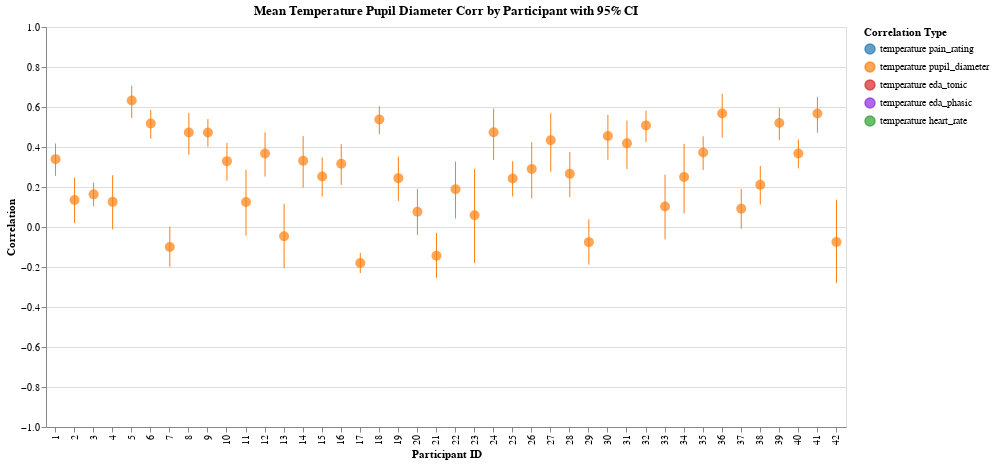

Write notebook code for a chart like this one.
### Markdown cell above
## Temperature / Pupil

### Code cell
col1, col2 = "temperature", "pupil_diameter"

corr_by_trial = calculate_correlations_by_trial(df, col1, col2)
corr_by_participant = aggregate_correlations_fisher_z(
    corr_by_trial, col1, col2, "participant_id", include_ci=True
)
plot_correlations_by_trial(corr_by_trial, col1, col2)
pupil = plot_correlations_by_participant(
    corr_by_participant, col1, col2, with_config=-False, color_map=COLORS
)
pupil

### Figure 1 — Vega-Lite specification as saved in the notebook (floating-point values rounded to 4 significant figures)
{"config": {"view": {"continuousWidth": 300, "continuousHeight": 300}}, "layer": [{"mark": {"type": "rule"}, "encoding": {"color": {"field": "correlation_type", "legend": {"labelExpr": "replace(replace(datum.label, '_corr', ''), '_', ' ')", "title": "Correlation Type"}, "scale": {"domain": ["temperature_pain_rating_corr", "temperature_pupil_diameter_corr", "temperature_eda_tonic_corr", "temperature_eda_phasic_corr", "temperature_heart_rate_corr"], "range": ["#1f77b4", "#ff7f0e", "#d62728", "#8a2be2", "#2ca02c"]}, "type": "nominal"}, "x": {"axis": {"title": "Participant ID"}, "field": "participant_id", "type": "ordinal"}, "y": {"axis": {"title": "Correlation"}, "field": "participant_id_temperature_pupil_diameter_corr_ci_lower", "scale": {"domain": [-1, 1]}, "type": "quantitative"}, "y2": {"field": "participant_id_temperature_pupil_diameter_corr_ci_upper"}}, "title": "Mean Temperature Pupil Diameter Corr by Participant with 95% CI"}, {"mark": {"type": "circle", "size": 100}, "encoding": {"color": {"field": "correlation_type", "legend": {"labelExpr": "replace(replace(datum.label, '_corr', ''), '_', ' ')", "title": "Correlation Type"}, "scale": {"domain": ["temperature_pain_rating_corr", "temperature_pupil_diameter_corr", "temperature_eda_tonic_corr", "temperature_eda_phasic_corr", "temperature_heart_rate_corr"], "range": ["#1f77b4", "#ff7f0e", "#d62728", "#8a2be2", "#2ca02c"]}, "type": "nominal"}, "tooltip": [{"field": "participant_id", "title": "Participant", "type": "nominal"}, {"field": "participant_id_temperature_pupil_diameter_corr_mean", "format": ".3f", "title": "Mean Correlation", "type": "quantitative"}, {"field": "participant_id_temperature_pupil_diameter_corr_ci_lower", "format": ".3f", "title": "CI Lower", "type": "quantitative"}, {"field": "participant_id_temperature_pupil_diameter_corr_ci_upper", "format": ".3f", "title": "CI Upper", "type": "quantitative"}], "x": {"axis": {"title": "Participant ID"}, "field": "participant_id", "type": "ordinal"}, "y": {"field": "participant_id_temperature_pupil_diameter_corr_mean", "type": "quantitative"}}, "title": "Mean Temperature Pupil Diameter Corr by Participant with 95% CI"}], "data": {"name": "data-6ead97faf1016162f8062eca04be03b3"}, "height": 400, "width": 800, "$schema": "https://vega.github.io/schema/vega-lite/v5.20.1.json", "datasets": {"data-6ead97faf1016162f8062eca04be03b3": [{"participant_id": 1, "participant_id_temperature_pupil_diameter_corr_mean": 0.3393, "participant_id_temperature_pupil_diameter_corr_ci_lower": 0.256, "participant_id_temperature_pupil_diameter_corr_ci_upper": 0.4176, "correlation_type": "temperature_pupil_diameter_corr"}, {"participant_id": 2, "participant_id_temperature_pupil_diameter_corr_mean": 0.1354, "participant_id_temperature_pupil_diameter_corr_ci_lower": 0.02064, "participant_id_temperature_pupil_diameter_corr_ci_upper": 0.2467, "correlation_type": "temperature_pupil_diameter_corr"}, {"participant_id": 3, "participant_id_temperature_pupil_diameter_corr_mean": 0.1632, "participant_id_temperature_pupil_diameter_corr_ci_lower": 0.1037, "participant_id_temperature_pupil_diameter_corr_ci_upper": 0.2214, "correlation_type": "temperature_pupil_diameter_corr"}, {"participant_id": 4, "participant_id_temperature_pupil_diameter_corr_mean": 0.1258, "participant_id_temperature_pupil_diameter_corr_ci_lower": -0.01205, "participant_id_temperature_pupil_diameter_corr_ci_upper": 0.2589, "correlation_type": "temperature_pupil_diameter_corr"}, {"participant_id": 5, "participant_id_temperature_pupil_diameter_corr_mean": 0.6329, "participant_id_temperature_pupil_diameter_corr_ci_lower": 0.5454, "participant_id_temperature_pupil_diameter_corr_ci_upper": 0.7068, "correlation_type": "temperature_pupil_diameter_corr"}, {"participant_id": 6, "participant_id_temperature_pupil_diameter_corr_mean": 0.5172, "participant_id_temperature_pupil_diameter_corr_ci_lower": 0.4414, "participant_id_temperature_pupil_diameter_corr_ci_upper": 0.5856, "correlation_type": "temperature_pupil_diameter_corr"}, {"participant_id": 7, "participant_id_temperature_pupil_diameter_corr_mean": -0.09965, "participant_id_temperature_pupil_diameter_corr_ci_lower": -0.1988, "participant_id_temperature_pupil_diameter_corr_ci_upper": 0.001567, "correlation_type": "temperature_pupil_diameter_corr"}, {"participant_id": 8, "participant_id_temperature_pupil_diameter_corr_mean": 0.4724, "participant_id_temperature_pupil_diameter_corr_ci_lower": 0.3608, "participant_id_temperature_pupil_diameter_corr_ci_upper": 0.5706, "correlation_type": "temperature_pupil_diameter_corr"}, {"participant_id": 9, "participant_id_temperature_pupil_diameter_corr_mean": 0.4729, "participant_id_temperature_pupil_diameter_corr_ci_lower": 0.4002, "participant_id_temperature_pupil_diameter_corr_ci_upper": 0.5397, "correlation_type": "temperature_pupil_diameter_corr"}, {"participant_id": 10, "participant_id_temperature_pupil_diameter_corr_mean": 0.3292, "participant_id_temperature_pupil_diameter_corr_ci_lower": 0.2319, "participant_id_temperature_pupil_diameter_corr_ci_upper": 0.42, "correlation_type": "temperature_pupil_diameter_corr"}, {"participant_id": 11, "participant_id_temperature_pupil_diameter_corr_mean": 0.1249, "participant_id_temperature_pupil_diameter_corr_ci_lower": -0.04342, "participant_id_temperature_pupil_diameter_corr_ci_upper": 0.2863, "correlation_type": "temperature_pupil_diameter_corr"}, {"participant_id": 12, "participant_id_temperature_pupil_diameter_corr_mean": 0.3678, "participant_id_temperature_pupil_diameter_corr_ci_lower": 0.252, "participant_id_temperature_pupil_diameter_corr_ci_upper": 0.4732, "correlation_type": "temperature_pupil_diameter_corr"}, {"participant_id": 13, "participant_id_temperature_pupil_diameter_corr_mean": -0.04601, "participant_id_temperature_pupil_diameter_corr_ci_lower": -0.206, "participant_id_temperature_pupil_diameter_corr_ci_upper": 0.1164, "correlation_type": "temperature_pupil_diameter_corr"}, {"participant_id": 14, "participant_id_temperature_pupil_diameter_corr_mean": 0.3314, "participant_id_temperature_pupil_diameter_corr_ci_lower": 0.1964, "participant_id_temperature_pupil_diameter_corr_ci_upper": 0.4541, "correlation_type": "temperature_pupil_diameter_corr"}, {"participant_id": 15, "participant_id_temperature_pupil_diameter_corr_mean": 0.2523, "participant_id_temperature_pupil_diameter_corr_ci_lower": 0.1519, "participant_id_temperature_pupil_diameter_corr_ci_upper": 0.3476, "correlation_type": "temperature_pupil_diameter_corr"}, {"participant_id": 16, "participant_id_temperature_pupil_diameter_corr_mean": 0.316, "participant_id_temperature_pupil_diameter_corr_ci_lower": 0.2108, "participant_id_temperature_pupil_diameter_corr_ci_upper": 0.4141, "correlation_type": "temperature_pupil_diameter_corr"}, {"participant_id": 17, "participant_id_temperature_pupil_diameter_corr_mean": -0.1801, "participant_id_temperature_pupil_diameter_corr_ci_lower": -0.2301, "participant_id_temperature_pupil_diameter_corr_ci_upper": -0.1291, "correlation_type": "temperature_pupil_diameter_corr"}, {"participant_id": 18, "participant_id_temperature_pupil_diameter_corr_mean": 0.5376, "participant_id_temperature_pupil_diameter_corr_ci_lower": 0.4635, "participant_id_temperature_pupil_diameter_corr_ci_upper": 0.6042, "correlation_type": "temperature_pupil_diameter_corr"}, {"participant_id": 19, "participant_id_temperature_pupil_diameter_corr_mean": 0.2442, "participant_id_temperature_pupil_diameter_corr_ci_lower": 0.1304, "participant_id_temperature_pupil_diameter_corr_ci_upper": 0.3517, "correlation_type": "temperature_pupil_diameter_corr"}, {"participant_id": 20, "participant_id_temperature_pupil_diameter_corr_mean": 0.07655, "participant_id_temperature_pupil_diameter_corr_ci_lower": -0.03975, "participant_id_temperature_pupil_diameter_corr_ci_upper": 0.1908, "correlation_type": "temperature_pupil_diameter_corr"}, {"participant_id": 21, "participant_id_temperature_pupil_diameter_corr_mean": -0.144, "participant_id_temperature_pupil_diameter_corr_ci_lower": -0.2543, "participant_id_temperature_pupil_diameter_corr_ci_upper": -0.02996, "correlation_type": "temperature_pupil_diameter_corr"}, {"participant_id": 22, "participant_id_temperature_pupil_diameter_corr_mean": 0.1887, "participant_id_temperature_pupil_diameter_corr_ci_lower": 0.04243, "participant_id_temperature_pupil_diameter_corr_ci_upper": 0.3271, "correlation_type": "temperature_pupil_diameter_corr"}, {"participant_id": 23, "participant_id_temperature_pupil_diameter_corr_mean": 0.05912, "participant_id_temperature_pupil_diameter_corr_ci_lower": -0.1796, "participant_id_temperature_pupil_diameter_corr_ci_upper": 0.2913, "correlation_type": "temperature_pupil_diameter_corr"}, {"participant_id": 24, "participant_id_temperature_pupil_diameter_corr_mean": 0.4736, "participant_id_temperature_pupil_diameter_corr_ci_lower": 0.3343, "participant_id_temperature_pupil_diameter_corr_ci_upper": 0.5927, "correlation_type": "temperature_pupil_diameter_corr"}, {"participant_id": 25, "participant_id_temperature_pupil_diameter_corr_mean": 0.2429, "participant_id_temperature_pupil_diameter_corr_ci_lower": 0.1525, "participant_id_temperature_pupil_diameter_corr_ci_upper": 0.3292, "correlation_type": "temperature_pupil_diameter_corr"}, {"participant_id": 26, "participant_id_temperature_pupil_diameter_corr_mean": 0.2899, "participant_id_temperature_pupil_diameter_corr_ci_lower": 0.1434, "participant_id_temperature_pupil_diameter_corr_ci_upper": 0.4239, "correlation_type": "temperature_pupil_diameter_corr"}, {"participant_id": 27, "participant_id_temperature_pupil_diameter_corr_mean": 0.4338, "participant_id_temperature_pupil_diameter_corr_ci_lower": 0.2767, "participant_id_temperature_pupil_diameter_corr_ci_upper": 0.5683, "correlation_type": "temperature_pupil_diameter_corr"}, {"participant_id": 28, "participant_id_temperature_pupil_diameter_corr_mean": 0.2662, "participant_id_temperature_pupil_diameter_corr_ci_lower": 0.1503, "participant_id_temperature_pupil_diameter_corr_ci_upper": 0.3749, "correlation_type": "temperature_pupil_diameter_corr"}, {"participant_id": 29, "participant_id_temperature_pupil_diameter_corr_mean": -0.07566, "participant_id_temperature_pupil_diameter_corr_ci_lower": -0.1876, "participant_id_temperature_pupil_diameter_corr_ci_upper": 0.03826, "correlation_type": "temperature_pupil_diameter_corr"}, {"participant_id": 30, "participant_id_temperature_pupil_diameter_corr_mean": 0.4554, "participant_id_temperature_pupil_diameter_corr_ci_lower": 0.3364, "participant_id_temperature_pupil_diameter_corr_ci_upper": 0.5601, "correlation_type": "temperature_pupil_diameter_corr"}, {"participant_id": 31, "participant_id_temperature_pupil_diameter_corr_mean": 0.4182, "participant_id_temperature_pupil_diameter_corr_ci_lower": 0.2898, "participant_id_temperature_pupil_diameter_corr_ci_upper": 0.5319, "correlation_type": "temperature_pupil_diameter_corr"}, {"participant_id": 32, "participant_id_temperature_pupil_diameter_corr_mean": 0.508, "participant_id_temperature_pupil_diameter_corr_ci_lower": 0.4255, "participant_id_temperature_pupil_diameter_corr_ci_upper": 0.5822, "correlation_type": "temperature_pupil_diameter_corr"}, {"participant_id": 33, "participant_id_temperature_pupil_diameter_corr_mean": 0.1026, "participant_id_temperature_pupil_diameter_corr_ci_lower": -0.06187, "participant_id_temperature_pupil_diameter_corr_ci_upper": 0.2616, "correlation_type": "temperature_pupil_diameter_corr"}, {"participant_id": 34, "participant_id_temperature_pupil_diameter_corr_mean": 0.2499, "participant_id_temperature_pupil_diameter_corr_ci_lower": 0.06807, "participant_id_temperature_pupil_diameter_corr_ci_upper": 0.4156, "correlation_type": "temperature_pupil_diameter_corr"}, {"participant_id": 35, "participant_id_temperature_pupil_diameter_corr_mean": 0.3725, "participant_id_temperature_pupil_diameter_corr_ci_lower": 0.2852, "participant_id_temperature_pupil_diameter_corr_ci_upper": 0.4536, "correlation_type": "temperature_pupil_diameter_corr"}, {"participant_id": 36, "participant_id_temperature_pupil_diameter_corr_mean": 0.5671, "participant_id_temperature_pupil_diameter_corr_ci_lower": 0.448, "participant_id_temperature_pupil_diameter_corr_ci_upper": 0.6665, "correlation_type": "temperature_pupil_diameter_corr"}, {"participant_id": 37, "participant_id_temperature_pupil_diameter_corr_mean": 0.09184, "participant_id_temperature_pupil_diameter_corr_ci_lower": -0.008583, "participant_id_temperature_pupil_diameter_corr_ci_upper": 0.1904, "correlation_type": "temperature_pupil_diameter_corr"}, {"participant_id": 38, "participant_id_temperature_pupil_diameter_corr_mean": 0.2107, "participant_id_temperature_pupil_diameter_corr_ci_lower": 0.1123, "participant_id_temperature_pupil_diameter_corr_ci_upper": 0.305, "correlation_type": "temperature_pupil_diameter_corr"}, {"participant_id": 39, "participant_id_temperature_pupil_diameter_corr_mean": 0.5199, "participant_id_temperature_pupil_diameter_corr_ci_lower": 0.434, "participant_id_temperature_pupil_diameter_corr_ci_upper": 0.5964, "correlation_type": "temperature_pupil_diameter_corr"}, {"participant_id": 40, "participant_id_temperature_pupil_diameter_corr_mean": 0.3676, "participant_id_temperature_pupil_diameter_corr_ci_lower": 0.2934, "participant_id_temperature_pupil_diameter_corr_ci_upper": 0.4375, "correlation_type": "temperature_pupil_diameter_corr"}, {"participant_id": 41, "participant_id_temperature_pupil_diameter_corr_mean": 0.5675, "participant_id_temperature_pupil_diameter_corr_ci_lower": 0.4717, "participant_id_temperature_pupil_diameter_corr_ci_upper": 0.6501, "correlation_type": "temperature_pupil_diameter_corr"}, {"participant_id": 42, "participant_id_temperature_pupil_diameter_corr_mean": -0.07499, "participant_id_temperature_pupil_diameter_corr_ci_lower": -0.2799, "participant_id_temperature_pupil_diameter_corr_ci_upper": 0.1365, "correlation_type": "temperature_pupil_diameter_corr"}]}}
